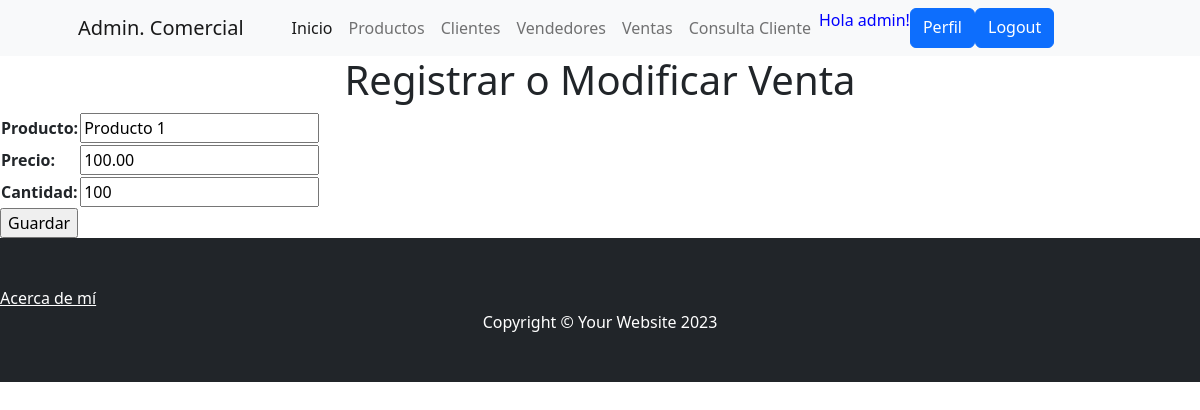
The page /update_venta/2/ (signed in) on the database its author committed.
### app_ventas/models.py (models this page shows, shortened)
class Venta(models.Model):
     producto = models.CharField(max_length=100, blank=False)
     precio = models.DecimalField(max_digits=10, decimal_places=2, blank=False)
     cantidad = models.DecimalField(max_digits=10, decimal_places=0, blank=False)

### app_ventas/views.py (the view)
# urls.py: path('update_venta/<int:pk>/', VentaUpdate.as_view(), name="update_venta" ),
class VentaUpdate(LoginRequiredMixin, UpdateView):
    model = Venta
    fields = ['producto', 'precio', 'cantidad']
    success_url = reverse_lazy('ventas')

### app_ventas/templates/app_ventas/venta_form.html (shortened to what this page needs)
{% extends 'app_ventas/index.html' %}
{% load static %}
{% block titulo %}
    <h1 class="text-center">
           Registrar o Modificar Venta
    </h1>
{% endblock titulo %}
{% block contenido %}
    <form action="" method="post">
        <table>
            {{ form.as_table }}
        </table>
        <input type="submit" value="Guardar">
    </form>
{% endblock contenido %}

### app_ventas/templates/app_ventas/index.html (shortened to what this page needs)
<!DOCTYPE html>
<html lang="en">
    <head>
        {% load static %}
        <link href="{% static 'app_ventas/css/styles.css' %}" rel="stylesheet" />
        <link href="https://cdnjs.cloudflare.com/ajax/libs/SimpleLightbox/2.1.0/simpleLightbox.min.css" rel="stylesheet" />
        <link rel="stylesheet" href="https://cdnjs.cloudflare.com/ajax/libs/font-awesome/6.4.0/css/all.min.css">
    </head>
    <body>
        <nav class="navbar navbar-expand-lg navbar-light bg-light">
            <div class="container px-4 px-lg-5">
                <a class="navbar-brand" href="#!">Admin. Comercial</a>
                <div class="collapse navbar-collapse" id="navbarSupportedContent">
                    <ul class="navbar-nav me-auto mb-2 mb-lg-0 ms-lg-4">
                        <li class="nav-item"><a class="nav-link active" aria-current="page" href="{% url 'home' %}">Inicio</a></li>
                        {% if user.is_authenticated %}
                        <li class="nav-item"><a class="nav-link" href="{% url 'productos' %}">Productos</a></li>
                        <li class="nav-item"><a class="nav-link" href="{% url 'clientes' %}">Clientes</a></li>
                        <li class="nav-item"><a class="nav-link" href="{% url 'vendedores' %}"> Vendedores</a></li>
                        <li class="nav-item"><a class="nav-link" href="{% url 'ventas' %}"> Ventas</a></li>
                        <li class="nav-item"><a class="nav-link" href="{% url 'consultacliente' %}">Consulta Cliente</a></li>
                        <p style="color:blue">Hola {{user.username}}!</p>
                        <a class="btn btn-primary" href="{% url 'editar_perfil' %}">Perfil</a>
                        <a class="btn btn-primary" href="{% url 'logout' %}">Logout</a>
                    {% else %}
                        <a class="btn btn-success" href="{% url 'registro' %}">Sign up</a>
                        <a class="btn btn-primary" href="{% url 'login' %}">Login</a>
                    {% endif %}
                    </ul>
                </div>
            </div>
        </nav>
        {% block titulo %}
         {% endblock titulo %}
         {% block contenido %}
        {% endblock contenido %}
        <footer class="py-5 bg-dark">
            <a class="m-0 text-center text-white" href="{% url 'about_me' %}" >Acerca de mí</a>
            <div class="container"><p class="m-0 text-center text-white">Copyright &copy; Your Website 2023</p></div>
        </footer>
    </body>
</html>

### rows shown on the page
Venta: producto "Producto 1", precio "100.00", cantidad "100"

### other values the page prints
{{ user.username }} "admin"
